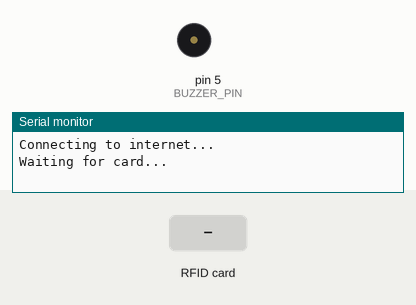
Bench run of a sketch on a simulated Arduino Uno, built for the host (arithmetic inside an expression is 32-bit, double 64-bit). Shown: buzzer (waves = sounding), the last lines printed to the serial monitor. Inputs (shaded band) come from the test bench. WiFi joins after 1.5 s; servers stay silent unless stated; uploads are accepted with an empty reply.

Above: at 2.7 s.
2.8 s: RFID card 5E 7A 19 C4 held to the reader
At 3.15 s:
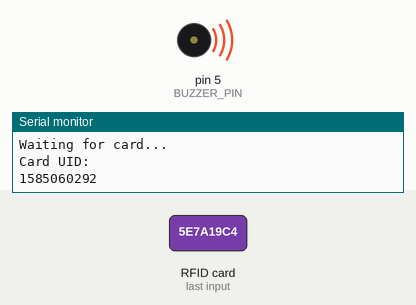
Timing chart, 0 to 5.8 s (numbered marks = the images above; inputs shaded):
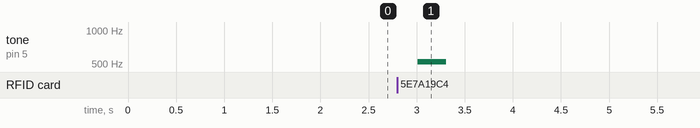

The sketch:

supervision-firmware.ino
```cpp
#include <SPI.h>
#include <MFRC522.h> // RFID
#include <Ethernet.h> // Ethernet
#include <ArduinoHttpClient.h>

#define SS_PIN 6
#define RST_PIN 7
#define BUZZER_PIN 5

// ACORDS
const int c = 261;
const int d = 294;
const int e = 329;
const int f = 349;
const int g = 391;
const int gS = 415;
const int a = 440;
const int aS = 455;
const int b = 466;
const int cH = 523;
const int cSH = 554;
const int dH = 587;
const int dSH = 622;
const int eH = 659;
const int fH = 698;
const int fSH = 740;
const int gH = 784;
const int gSH = 830;
const int aH = 880;

byte mac[] = { 0xDE, 0xAD, 0xBE, 0xEF, 0xFE, 0xED };
char server[] = "supervision-li.herokuapp.com";
int port = 80;

IPAddress ip(192, 168, 0, 177);

EthernetClient client;

MFRC522 mfrc522(SS_PIN, RST_PIN);
unsigned long uidDec, uidDecTemp;

void setup() {
 Serial.begin(9600);
 connectToEthernet();
 Serial.println("Waiting for card...");
 SPI.begin();
 mfrc522.PCD_Init();
}

void loop() {
 if ( ! mfrc522.PICC_IsNewCardPresent()) {
  return;
 }

 if ( ! mfrc522.PICC_ReadCardSerial()) {
  return;
 }

 uidDec = 0;
 for (byte i = 0; i < mfrc522.uid.size; i++) {
  uidDecTemp = mfrc522.uid.uidByte[i];
  uidDec = uidDec * 256 + uidDecTemp;
 }

 Serial.println("Card UID: ");
 Serial.println(uidDec);

 sendTracking("cardId=" + String(uidDec));
 delay(3000);
}

void sendTracking(String postData) {
  HttpClient clientHttp = HttpClient(client, server, port);

  clientHttp.beginRequest();
  clientHttp.post("/api/tracking");
  clientHttp.sendHeader("Content-Type", "application/x-www-form-urlencoded");
  clientHttp.sendHeader("Content-Length", postData.length());
  clientHttp.sendHeader("X-Custom-Header", "custom-header-value");
  clientHttp.beginBody();
  clientHttp.print(postData);
  clientHttp.endRequest();

  int statusCode = clientHttp.responseStatusCode();

   if (statusCode == 200) {
    cardSuccessMelody();
   } else {
    cardFailedMelody();
   }

  clientHttp.stop();
}

void connectToEthernet() {
  Serial.println("Connecting to internet...");
  if (Ethernet.begin(mac) == 0) {
    Serial.println("Failed to configure Ethernet using DHCP");
    Ethernet.begin(mac, ip);
  }
}

void cardFailedMelody() {
  beep(eH, 500);
  beep(eH, 500);
}

void cardSuccessMelody() {
  beep(cH, 300);
}

void beep(int note, int duration)
{
  tone(BUZZER_PIN, note, duration);
  delay(duration);
  noTone(BUZZER_PIN);
  delay(50);
}
```

Measured:
- after the input at 2.8 s, tone on pin 5 (BUZZER_PIN): silent → 523 Hz after 0.21 s, → silent 0.30 s later
